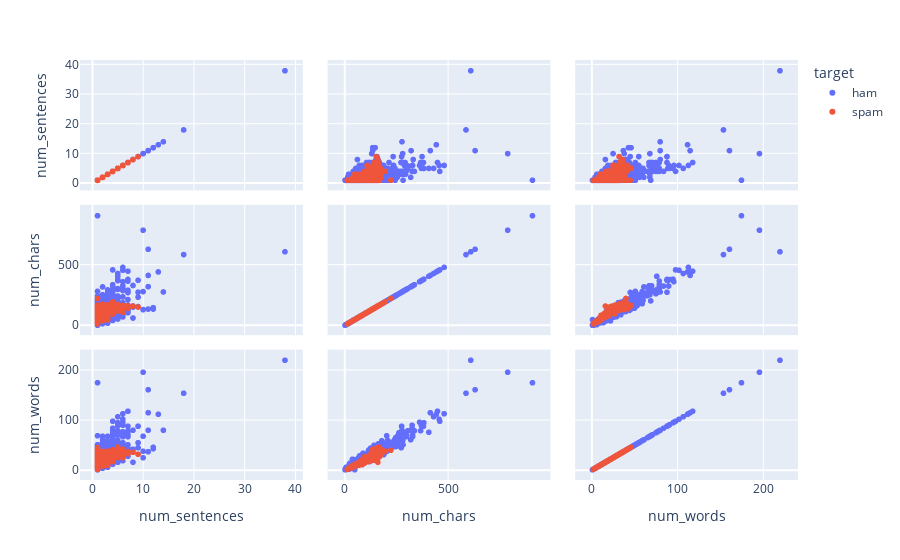

The code cell stored with this chart in its notebook:
### Markdown cell above
From our graphs, we can see that outliers are present which can have impact in our model. So we will be treating it in a later stage.

### Code cell
fig = px.scatter_matrix(df,
    dimensions=["num_sentences", "num_chars", "num_words"],
    color="target")
fig.show()

### Figure 1 — Plotly figure (JSON) as saved in the notebook; plotly's stock layout.template omitted (floating-point values rounded to 4 significant figures; data arrays with more than 128 entries replaced by an {"elided": "..."} marker saying what was removed)
{"data": [{"dimensions": [{"axis": {"matches": true}, "label": "num_sentences", "values": {"elided": "4516 int values"}}, {"axis": {"matches": true}, "label": "num_chars", "values": {"elided": "4516 int values"}}, {"axis": {"matches": true}, "label": "num_words", "values": {"elided": "4516 int values"}}], "hovertemplate": "target=ham<br>%{xaxis.title.text}=%{x}<br>%{yaxis.title.text}=%{y}<extra></extra>", "legendgroup": "ham", "marker": {"color": "#636efa", "symbol": "circle"}, "name": "ham", "showlegend": true, "type": "splom"}, {"dimensions": [{"axis": {"matches": true}, "label": "num_sentences", "values": {"elided": "653 int values"}}, {"axis": {"matches": true}, "label": "num_chars", "values": {"elided": "653 int values"}}, {"axis": {"matches": true}, "label": "num_words", "values": {"elided": "653 int values"}}], "hovertemplate": "target=spam<br>%{xaxis.title.text}=%{x}<br>%{yaxis.title.text}=%{y}<extra></extra>", "legendgroup": "spam", "marker": {"color": "#EF553B", "symbol": "circle"}, "name": "spam", "showlegend": true, "type": "splom"}], "layout": {"dragmode": "select", "legend": {"title": {"text": "target"}, "tracegroupgap": 0}, "margin": {"t": 60}}}
